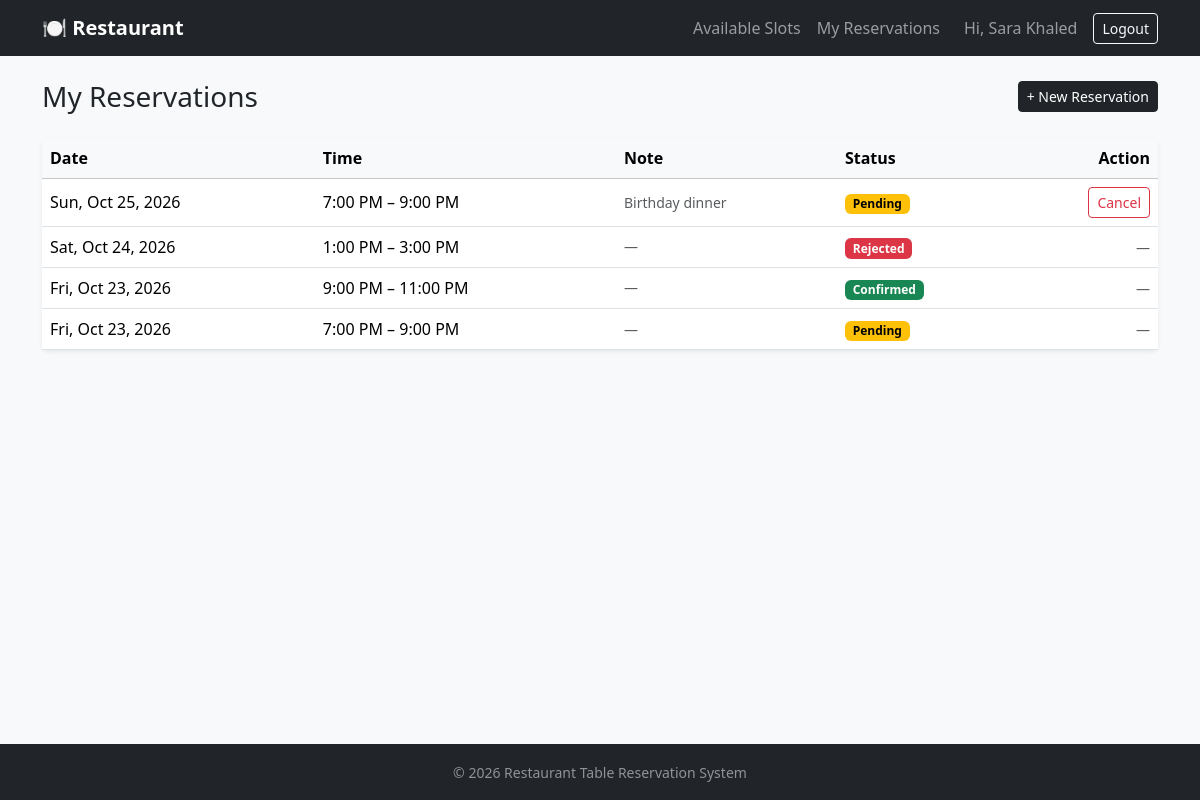
Page /my-reservations.php (signed in) on the committed database.
### tables this page shows
CREATE TABLE reservations (
    id INT AUTO_INCREMENT PRIMARY KEY,
    user_id INT NOT NULL,
    slot_id INT NOT NULL,
    note TEXT NULL,
    status ENUM(
        'pending',
        'confirmed',
        'rejected',
        'cancelled'
    ) NOT NULL DEFAULT 'pending',
    created_at TIMESTAMP NOT NULL DEFAULT CURRENT_TIMESTAMP,
    CONSTRAINT fk_reservations_user FOREIGN KEY (user_id) REFERENCES users (id) ON DELETE CASCADE,
    CONSTRAINT fk_reservations_slot FOREIGN KEY (slot_id) REFERENCES time_slots (id) ON DELETE CASCADE,
    CONSTRAINT uq_user_slot UNIQUE (user_id, slot_id)
);

CREATE TABLE time_slots (
    id INT AUTO_INCREMENT PRIMARY KEY,
    slot_date DATE NOT NULL,
    start_time TIME NOT NULL,
    end_time TIME NOT NULL,
    capacity INT NOT NULL,
    created_at TIMESTAMP NOT NULL DEFAULT CURRENT_TIMESTAMP,
    CONSTRAINT chk_capacity CHECK (capacity > 0),
    CONSTRAINT chk_time_order CHECK (end_time > start_time)
);

### includes/Reservation.php (called while the page is built, shortened)
<?php
class Reservation
{
    private $pdo;
    public function __construct($pdo)
    {
        $this->pdo = $pdo;
    }
    public function getByUser($userId)
    {
        $stmt = $this->pdo->prepare("SELECT r.id, r.note, r.status, r.created_at,
        ts.slot_date, ts.start_time, ts.end_time FROM reservations r JOIN time_slots ts ON ts.id = r.slot_id
        WHERE r.user_id = ? ORDER BY ts.slot_date DESC, ts.start_time DESC");
        $stmt->execute([$userId]);
        return $stmt->fetchAll();
    }
}

### my-reservations.php (the view, shortened to what this page needs)
<?php
require_once 'includes/init.php';
$reservationModel = new Reservation($pdo);
$reservations = $reservationModel->getByUser($_SESSION['user_id']);
require_once 'includes/header.php';
$badgeClasses = [
    'pending'   => 'text-bg-warning',
    'confirmed' => 'text-bg-success',
    'rejected'  => 'text-bg-danger',
    'cancelled' => 'text-bg-secondary',
];
?>
<div class="d-flex justify-content-between align-items-center mb-4">
    <h1 class="h3 mb-0">My Reservations</h1>
    <a href="slots.php" class="btn btn-dark btn-sm">+ New Reservation</a>
</div>
<?php if (empty($reservations)): ?>
    <div class="alert alert-info">You have no reservations yet.</div>
<?php else: ?>
    <div class="card shadow-sm border-0">
        <div class="table-responsive">
            <table class="table table-hover align-middle mb-0">
                <thead class="table-light">
                    <tr>
                        <th>Date</th>
                        <th>Time</th>
                        <th>Note</th>
                        <th>Status</th>
                        <th class="text-end">Action</th>
                    </tr>
                </thead>
                <tbody>
                    <?php foreach ($reservations as $reservation): ?>
                        <?php
                        $isFuture  = strtotime($reservation['slot_date'] . ' ' . $reservation['start_time']) > time();
                        $canCancel = $isFuture && in_array($reservation['status'], ['pending', 'confirmed']);
                        ?>
                        <tr>
                            <td><?= date('D, M j, Y', strtotime($reservation['slot_date'])) ?></td>
                            <td class="text-nowrap">
                                <?= date('g:i A', strtotime($reservation['start_time'])) ?> – <?= date('g:i A', strtotime($reservation['end_time'])) ?>
                            </td>
                            <td class="text-muted small"><?= htmlspecialchars($reservation['note'] ?? '—') ?></td>
                            <td>
                                <span class="badge <?= $badgeClasses[$reservation['status']] ?>">
                                    <?= ucfirst($reservation['status']) ?>
                                </span>
                            </td>
                            <td class="text-end">
                                <?php if ($canCancel): ?>
                                    <form method="post" class="d-inline"
                                        onsubmit="return confirm('Cancel this reservation?');">
                                        <button type="submit" class="btn btn-outline-danger btn-sm">Cancel</button>
                                    </form>
                                <?php else: ?>
                                    <span class="text-muted small">—</span>
                                <?php endif; ?>
                            </td>
                        </tr>
                    <?php endforeach; ?>
                </tbody>
            </table>
        </div>
    </div>
<?php endif; ?>
<?php require_once 'includes/footer.php'; ?>

### rows in the picture
reservations: slot.slot_date "Sun, Oct 25, 2026", slot.start_time "7:00 PM", slot.end_time "9:00 PM", note "Birthday dinner", status "Pending"
reservations: slot.slot_date "Sat, Oct 24, 2026", slot.start_time "1:00 PM", slot.end_time "3:00 PM", note "—", status "Rejected"
reservations: slot.slot_date "Fri, Oct 23, 2026", slot.start_time "9:00 PM", slot.end_time "11:00 PM", note "—", status "Confirmed"
reservations: slot.slot_date "Fri, Oct 23, 2026", slot.start_time "7:00 PM", slot.end_time "9:00 PM", note "—", status "Pending"

### other values in the picture
$_SESSION['user_name'] "Sara Khaled"
